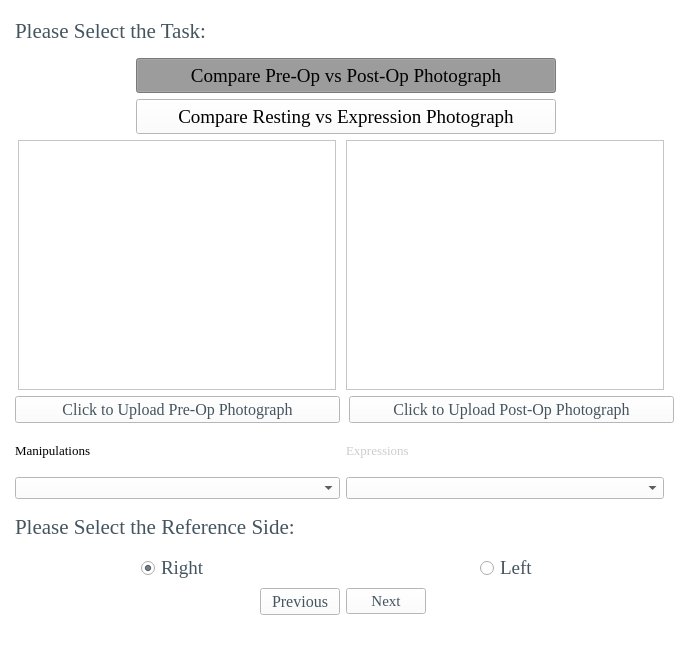
<?xml version="1.0" encoding="UTF-8"?>
<ui version="4.0">
 <class>MainWindow</class>
 <widget class="QMainWindow" name="MainWindow">
  <property name="geometry">
   <rect>
    <x>0</x>
    <y>0</y>
    <width>686</width>
    <height>646</height>
   </rect>
  </property>
  <property name="sizePolicy">
   <sizepolicy hsizetype="Fixed" vsizetype="Fixed">
    <horstretch>0</horstretch>
    <verstretch>0</verstretch>
   </sizepolicy>
  </property>
  <property name="minimumSize">
   <size>
    <width>686</width>
    <height>646</height>
   </size>
  </property>
  <property name="maximumSize">
   <size>
    <width>686</width>
    <height>646</height>
   </size>
  </property>
  <property name="windowTitle">
   <string>Selection Window</string>
  </property>
  <property name="windowIcon">
   <iconset>
    <normaloff>../icons/Home_logo_square.jpg</normaloff>../icons/Home_logo_square.jpg</iconset>
  </property>
  <property name="styleSheet">
   <string notr="true">background-color: rgb(255, 255, 255);</string>
  </property>
  <widget class="QWidget" name="centralwidget">
   <layout class="QGridLayout" name="gridLayout">
    <item row="4" column="1" alignment="Qt::AlignHCenter">
     <widget class="QPushButton" name="loadPhoto1Button">
      <property name="sizePolicy">
       <sizepolicy hsizetype="Fixed" vsizetype="Fixed">
        <horstretch>0</horstretch>
        <verstretch>0</verstretch>
       </sizepolicy>
      </property>
      <property name="minimumSize">
       <size>
        <width>325</width>
        <height>0</height>
       </size>
      </property>
      <property name="font">
       <font>
        <family>Times New Roman</family>
        <pointsize>12</pointsize>
       </font>
      </property>
      <property name="styleSheet">
       <string notr="true">color: rgb(68, 85, 95);</string>
      </property>
      <property name="text">
       <string>Click to Upload Pre-Op Photograph</string>
      </property>
     </widget>
    </item>
    <item row="10" column="2" colspan="2" alignment="Qt::AlignLeft">
     <widget class="QPushButton" name="nextButton">
      <property name="font">
       <font>
        <family>Times New Roman</family>
        <pointsize>11</pointsize>
       </font>
      </property>
      <property name="styleSheet">
       <string notr="true">color: rgb(68, 85, 95);</string>
      </property>
      <property name="text">
       <string>Next</string>
      </property>
     </widget>
    </item>
    <item row="2" column="1" colspan="3" alignment="Qt::AlignHCenter">
     <widget class="QPushButton" name="RestingvsExpressionButton">
      <property name="sizePolicy">
       <sizepolicy hsizetype="Fixed" vsizetype="Fixed">
        <horstretch>0</horstretch>
        <verstretch>0</verstretch>
       </sizepolicy>
      </property>
      <property name="minimumSize">
       <size>
        <width>420</width>
        <height>35</height>
       </size>
      </property>
      <property name="maximumSize">
       <size>
        <width>420</width>
        <height>35</height>
       </size>
      </property>
      <property name="font">
       <font>
        <family>Times New Roman</family>
        <pointsize>14</pointsize>
       </font>
      </property>
      <property name="styleSheet">
       <string notr="true">QPushButton::checked 
{
background-color : rgb(170, 170, 170);
}</string>
      </property>
      <property name="text">
       <string>Compare Resting vs Expression Photograph</string>
      </property>
      <property name="checkable">
       <bool>true</bool>
      </property>
      <property name="autoExclusive">
       <bool>false</bool>
      </property>
      <property name="autoRepeatDelay">
       <number>0</number>
      </property>
      <property name="autoRepeatInterval">
       <number>0</number>
      </property>
     </widget>
    </item>
    <item row="3" column="3">
     <spacer name="horizontalSpacer_2">
      <property name="orientation">
       <enum>Qt::Horizontal</enum>
      </property>
      <property name="sizeHint" stdset="0">
       <size>
        <width>40</width>
        <height>20</height>
       </size>
      </property>
     </spacer>
    </item>
    <item row="1" column="1" colspan="3" alignment="Qt::AlignHCenter">
     <widget class="QPushButton" name="PrevsPostButton">
      <property name="sizePolicy">
       <sizepolicy hsizetype="Fixed" vsizetype="Fixed">
        <horstretch>0</horstretch>
        <verstretch>0</verstretch>
       </sizepolicy>
      </property>
      <property name="minimumSize">
       <size>
        <width>420</width>
        <height>35</height>
       </size>
      </property>
      <property name="maximumSize">
       <size>
        <width>420</width>
        <height>35</height>
       </size>
      </property>
      <property name="font">
       <font>
        <family>Times New Roman</family>
        <pointsize>14</pointsize>
       </font>
      </property>
      <property name="styleSheet">
       <string notr="true">QPushButton::checked 
{
background-color : rgb(170, 170, 170);
}</string>
      </property>
      <property name="text">
       <string>Compare Pre-Op vs Post-Op Photograph</string>
      </property>
      <property name="checkable">
       <bool>true</bool>
      </property>
      <property name="checked">
       <bool>true</bool>
      </property>
      <property name="autoRepeat">
       <bool>false</bool>
      </property>
      <property name="autoExclusive">
       <bool>false</bool>
      </property>
      <property name="autoRepeatDelay">
       <number>0</number>
      </property>
      <property name="autoRepeatInterval">
       <number>0</number>
      </property>
     </widget>
    </item>
    <item row="3" column="0">
     <spacer name="horizontalSpacer">
      <property name="orientation">
       <enum>Qt::Horizontal</enum>
      </property>
      <property name="sizeHint" stdset="0">
       <size>
        <width>40</width>
        <height>20</height>
       </size>
      </property>
     </spacer>
    </item>
    <item row="7" column="1" colspan="3">
     <widget class="QLabel" name="label_11">
      <property name="font">
       <font>
        <family>Times New Roman</family>
        <pointsize>16</pointsize>
       </font>
      </property>
      <property name="styleSheet">
       <string notr="true">color: rgb(68, 85, 95);</string>
      </property>
      <property name="text">
       <string>Please Select the Reference Side:</string>
      </property>
      <property name="alignment">
       <set>Qt::AlignLeading|Qt::AlignLeft|Qt::AlignVCenter</set>
      </property>
     </widget>
    </item>
    <item row="9" column="1" alignment="Qt::AlignHCenter">
     <widget class="QRadioButton" name="rightSideButton">
      <property name="sizePolicy">
       <sizepolicy hsizetype="Fixed" vsizetype="Fixed">
        <horstretch>0</horstretch>
        <verstretch>0</verstretch>
       </sizepolicy>
      </property>
      <property name="font">
       <font>
        <family>Times New Roman</family>
        <pointsize>14</pointsize>
       </font>
      </property>
      <property name="styleSheet">
       <string notr="true">color: rgb(68, 85, 95);</string>
      </property>
      <property name="text">
       <string>Right </string>
      </property>
      <property name="checked">
       <bool>true</bool>
      </property>
     </widget>
    </item>
    <item row="6" column="1">
     <widget class="QComboBox" name="ManipulationComboBox"/>
    </item>
    <item row="3" column="1" alignment="Qt::AlignHCenter">
     <widget class="ImageDisplay" name="photo1Display">
      <property name="sizePolicy">
       <sizepolicy hsizetype="Fixed" vsizetype="Fixed">
        <horstretch>0</horstretch>
        <verstretch>0</verstretch>
       </sizepolicy>
      </property>
      <property name="minimumSize">
       <size>
        <width>318</width>
        <height>250</height>
       </size>
      </property>
      <property name="maximumSize">
       <size>
        <width>318</width>
        <height>250</height>
       </size>
      </property>
      <property name="acceptDrops">
       <bool>true</bool>
      </property>
      <property name="frameShadow">
       <enum>QFrame::Sunken</enum>
      </property>
     </widget>
    </item>
    <item row="4" column="2" colspan="2" alignment="Qt::AlignHCenter">
     <widget class="QPushButton" name="loadPhoto2Button">
      <property name="sizePolicy">
       <sizepolicy hsizetype="Fixed" vsizetype="Fixed">
        <horstretch>0</horstretch>
        <verstretch>0</verstretch>
       </sizepolicy>
      </property>
      <property name="minimumSize">
       <size>
        <width>325</width>
        <height>0</height>
       </size>
      </property>
      <property name="font">
       <font>
        <family>Times New Roman</family>
        <pointsize>12</pointsize>
       </font>
      </property>
      <property name="styleSheet">
       <string notr="true">color: rgb(68, 85, 95);</string>
      </property>
      <property name="text">
       <string>Click to Upload Post-Op Photograph</string>
      </property>
     </widget>
    </item>
    <item row="3" column="2" alignment="Qt::AlignHCenter">
     <widget class="ImageDisplay" name="photo2Display">
      <property name="sizePolicy">
       <sizepolicy hsizetype="Fixed" vsizetype="Fixed">
        <horstretch>0</horstretch>
        <verstretch>0</verstretch>
       </sizepolicy>
      </property>
      <property name="minimumSize">
       <size>
        <width>318</width>
        <height>250</height>
       </size>
      </property>
      <property name="maximumSize">
       <size>
        <width>318</width>
        <height>250</height>
       </size>
      </property>
      <property name="frameShadow">
       <enum>QFrame::Sunken</enum>
      </property>
     </widget>
    </item>
    <item row="0" column="1" colspan="2">
     <widget class="QLabel" name="label">
      <property name="font">
       <font>
        <family>Times New Roman</family>
        <pointsize>16</pointsize>
       </font>
      </property>
      <property name="styleSheet">
       <string notr="true">color: rgb(68, 85, 95);</string>
      </property>
      <property name="text">
       <string>Please Select the Task:</string>
      </property>
     </widget>
    </item>
    <item row="10" column="1" alignment="Qt::AlignRight">
     <widget class="QPushButton" name="previousButton">
      <property name="font">
       <font>
        <family>Times New Roman</family>
        <pointsize>12</pointsize>
       </font>
      </property>
      <property name="styleSheet">
       <string notr="true">color: rgb(68, 85, 95);</string>
      </property>
      <property name="text">
       <string>Previous</string>
      </property>
     </widget>
    </item>
    <item row="9" column="2" colspan="2" alignment="Qt::AlignHCenter">
     <widget class="QRadioButton" name="leftSideButton">
      <property name="sizePolicy">
       <sizepolicy hsizetype="Fixed" vsizetype="Fixed">
        <horstretch>0</horstretch>
        <verstretch>0</verstretch>
       </sizepolicy>
      </property>
      <property name="font">
       <font>
        <family>Times New Roman</family>
        <pointsize>14</pointsize>
       </font>
      </property>
      <property name="styleSheet">
       <string notr="true">color: rgb(68, 85, 95);</string>
      </property>
      <property name="text">
       <string>Left </string>
      </property>
     </widget>
    </item>
    <item row="5" column="1">
     <widget class="QLabel" name="manipulationsLabel">
      <property name="font">
       <font>
        <family>Times New Roman</family>
        <pointsize>10</pointsize>
        <weight>50</weight>
        <bold>false</bold>
       </font>
      </property>
      <property name="styleSheet">
       <string notr="true"/>
      </property>
      <property name="text">
       <string>Manipulations</string>
      </property>
     </widget>
    </item>
    <item row="5" column="2">
     <widget class="QLabel" name="expressionsLabel">
      <property name="font">
       <font>
        <family>Times New Roman</family>
        <pointsize>10</pointsize>
        <strikeout>false</strikeout>
       </font>
      </property>
      <property name="autoFillBackground">
       <bool>false</bool>
      </property>
      <property name="styleSheet">
       <string notr="true">color: rgb(204, 204, 204)</string>
      </property>
      <property name="text">
       <string>Expressions</string>
      </property>
     </widget>
    </item>
    <item row="6" column="2">
     <widget class="QComboBox" name="ExpressionComboBox">
      <property name="editable">
       <bool>false</bool>
      </property>
     </widget>
    </item>
   </layout>
  </widget>
  <widget class="QMenuBar" name="menubar">
   <property name="geometry">
    <rect>
     <x>0</x>
     <y>0</y>
     <width>686</width>
     <height>26</height>
    </rect>
   </property>
  </widget>
  <widget class="QStatusBar" name="statusbar"/>
 </widget>
 <customwidgets>
  <customwidget>
   <class>ImageDisplay</class>
   <extends>QGraphicsView</extends>
   <header>ImageDisplay.h</header>
  </customwidget>
 </customwidgets>
 <resources/>
 <connections/>
</ui>
